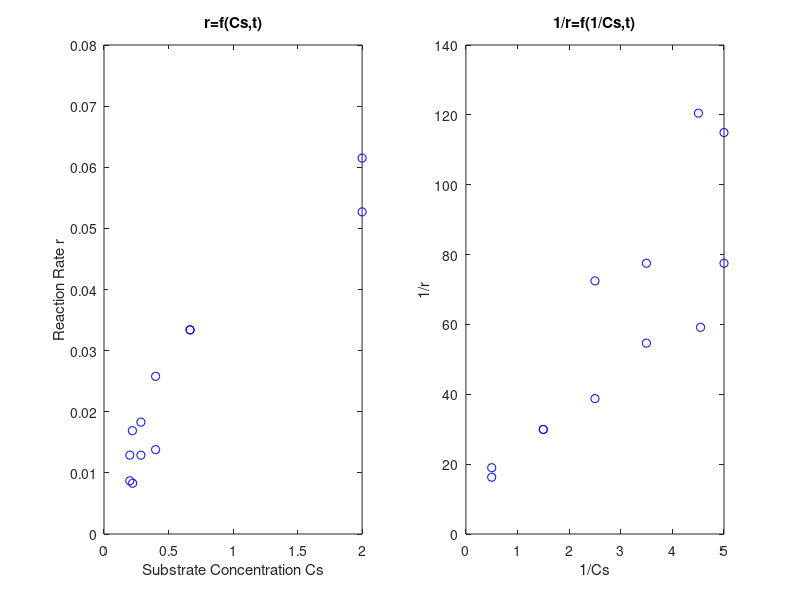
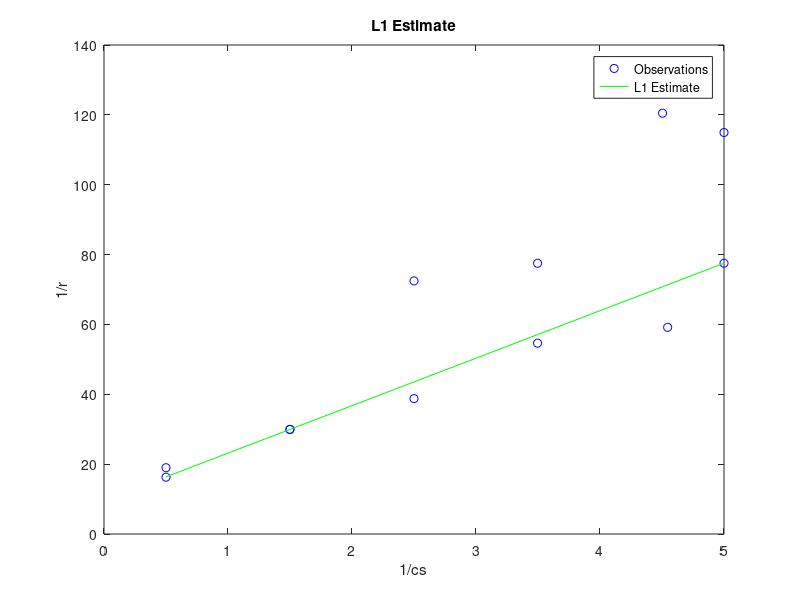
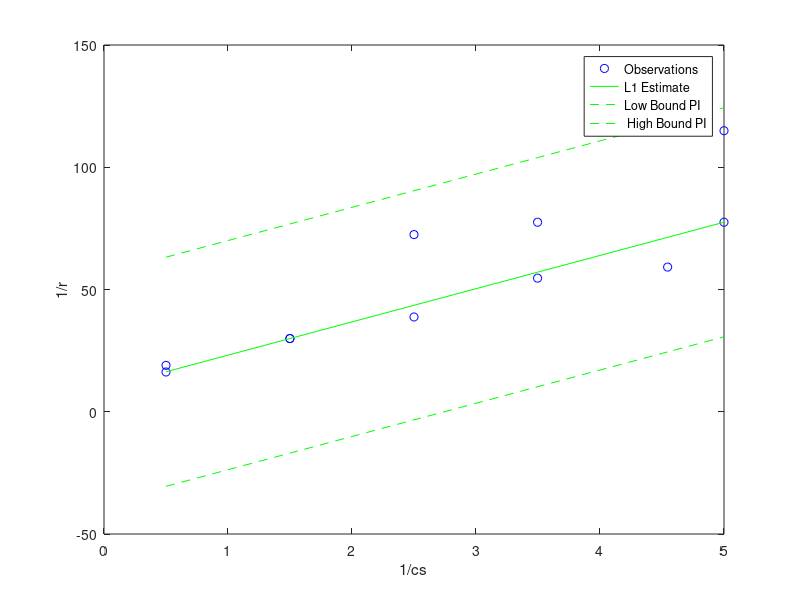

Here is the MATLAB script that generated these plots, in order: (Note: this script raises an error after producing the figures.)
%% PROBLEM 2
%% %%%%%%%%%%%%%%%%%%%%%%%%%%%%%% PROBLEM 2.1%%%%%%%%%%%%%%%%%%%%%%%%%%%%%%%%%
%% Q1: PLOT DATA

data_pb2=[2.0000 ,   0.0615;
    2.0000 ,   0.0527;
    0.6670 ,   0.0334;
    0.6670 ,   0.0334;
    0.4000 ,   0.0138;
    0.4000 ,   0.0258;
    0.2860 ,   0.0129;
    0.2860 ,   0.0183;
    0.2220 ,   0.0083;
    0.2200 ,   0.0169;
    0.2000 ,   0.0129;
    0.2000 ,   0.0087];

n_obs=length(data_pb2);
cs=data_pb2(:,1);%ubstrat concentration
r=data_pb2(:,2);%reaction rate

%% Plot data and transformed data

figure(1);
subplot(1,2,1)
plot(cs,r,'bo')
xlabel('Substrate Concentration Cs')
ylabel('Reaction Rate r')
title('r=f(Cs,t)')
subplot(1,2,2)
plot(1./cs,1./r,'bo')
xlabel('1/Cs')
ylabel('1/r')
title('1/r=f(1/Cs,t)')

%% l1 estimation

%p1=theta2/theta1 and p2=1/theta1 ---> 1/r=p1*1/cs+p2
p=2;
r_inv=1./r;
cs_inv=1./cs;
n=length(r_inv);
A=[cs_inv,ones(n,1)];
b=r_inv;


f_lp=[zeros(p,1);ones(n,1)];
A_lp=[-A,-eye(n);A,-eye(n)];
b_lp=[-b;b];

x_l1 = linprog(f_lp,A_lp,b_lp); 
x_l1=x_l1(1:2);
y_l1=A*x_l1;

%theta2=p1/p2 and theta1=1/p2
theta1=1/x_l1(2)
theta2=x_l1(1)/x_l1(2)

figure(2)
plot(cs_inv,r_inv,'bo',cs_inv,y_l1,'g');
legend('Observations','L1 Estimate')
title('L1 Estimate')
xlabel('1/cs')
ylabel('1/r')

res_l1=r_inv-y_l1;

%Goodness of the fit

%Predictions
std_noise=sqrt(sum(res_l1.^2)/length(res_l1));
PI_data_l1=y_l1+tinv([0.025  0.975],n-p)*std_noise;

figure(3)
plot(cs_inv,r_inv,'bo',cs_inv,y_l1,'g',cs_inv,PI_data_l1(:,1),'--g',cs_inv,PI_data_l1(:,2),'--g')
legend('Observations','L1 Estimate','Low Bound PI',' High Bound PI')
xlabel('1/cs')
ylabel('1/r')


%% %%%%%%%%%%%%%%%%%%%%%%%%%%%%%% PROBLEM 2.2%%%%%%%%%%%%%%%%%%%%%%%%%%%%%%%%%
%% Contour Plot

phi_=@(theta1,theta2)(1/2*sum(r-theta1*cs./(theta2+cs)));
theta1 = 0:0.005:1;
theta2 = 0:0.005:1;
[Theta1,Theta2] = meshgrid(theta1,theta2);
F =1/2*sum(r-Theta1.*cs./(Theta2+cs));

 figure;
v = [0:0.1:1 0:0.1:1 -10:1:10];
[c,h]=contour(Theta1,Theta2,F,v,'linewidth',2);
colorbar


%   